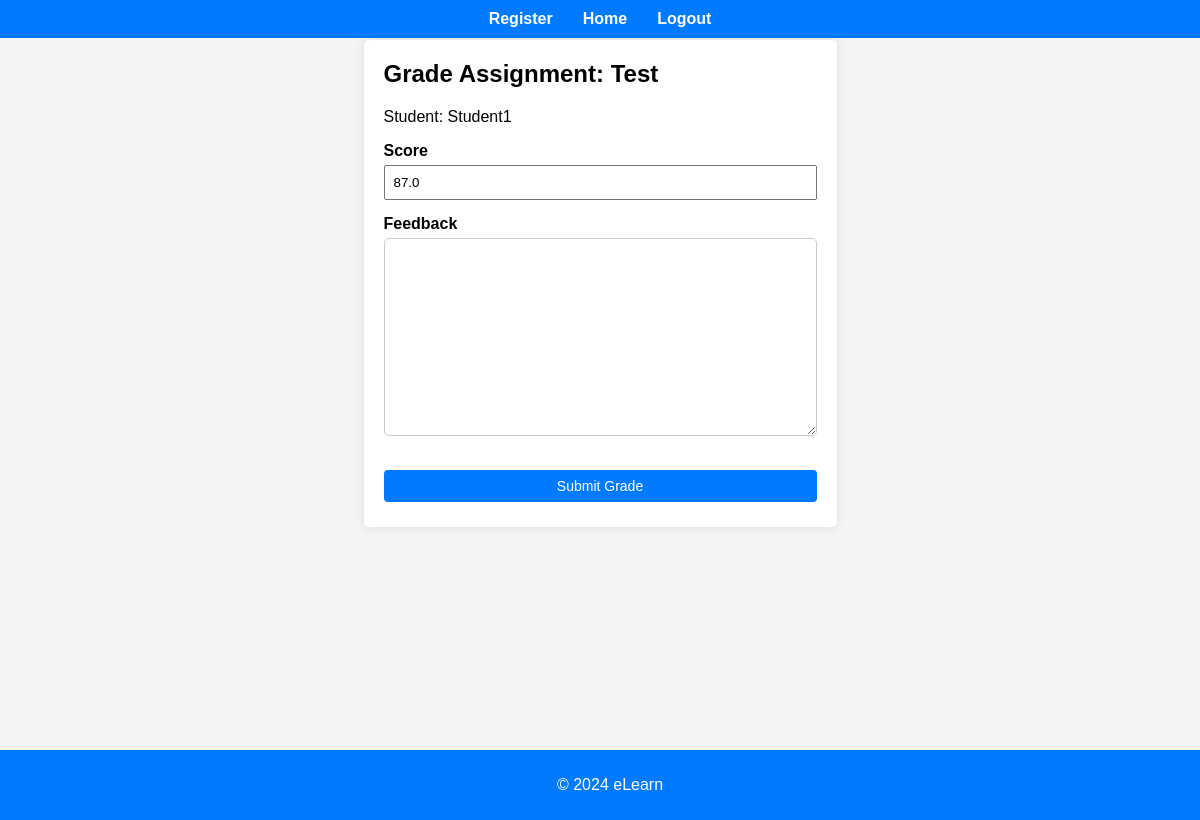
The page /assignments/submission/5/grade/ (signed in) on the database its author committed.
### assignments/models.py (models this page shows, shortened)
class Submission(models.Model):
    assignment = models.ForeignKey(Assignment, on_delete=models.CASCADE, related_name='submissions')
    student = models.ForeignKey(User, on_delete=models.CASCADE, related_name='submissions')
    content = models.TextField()
    submitted_at = models.DateTimeField(auto_now_add=True)

class Assignment(models.Model):
    title = models.CharField(max_length=100)
    description = models.TextField()
    due_date = models.DateField()
    course = models.ForeignKey(Course, on_delete=models.CASCADE, related_name='assignments')
    total_marks = models.FloatField(default=100)

class Grade(models.Model):
    submission = models.OneToOneField(Submission, on_delete=models.CASCADE, related_name='grade')
    score = models.FloatField()
    feedback = models.TextField(null=True, blank=True)

### core/models.py (models this page shows, shortened)
class User(AbstractUser):
    USER_TYPE_CHOICES = (
        ('student', 'Student'),
        ('teacher', 'Teacher'),
    )
    is_student = models.BooleanField(default=False)
    is_teacher = models.BooleanField(default=False)
    profile_picture = models.ImageField(upload_to='profile_pictures/', null=True, blank=True)
    bio = models.TextField(null=True, blank=True)
    phone_number = models.CharField(max_length=15, null=True, blank=True)
    address = models.CharField(max_length=255, null=True, blank=True)
    date_of_birth = models.DateField(null=True, blank=True)
    user_type = models.CharField(max_length=20, choices=USER_TYPE_CHOICES, default='student')
    USERNAME_FIELD = 'username'
    groups = models.ManyToManyField(
        Group,
        related_name='custom_user_groups',  # Add related_name to avoid clash
        blank=True,
        help_text='The groups this user belongs to. A user will get all permissions granted to each of their groups.',
        verbose_name='groups',
    )
    user_permissions = models.ManyToManyField(
        Permission,
        related_name='custom_user_permissions',  # Add related_name to avoid clash
        blank=True,
        help_text='Specific permissions for this user.',
        verbose_name='user permissions',
    )

### assignments/views.py (the view, shortened to what this page needs)
# urls.py: path('submission/<int:pk>/grade/', GradeAssignmentView.as_view(), name='assignment_grade'),
@method_decorator(login_required, name='dispatch')
class GradeAssignmentView(View):
    def get(self, request, pk):
        submission = get_object_or_404(Submission, pk=pk)
        assignment = submission.assignment
        if assignment.course.teacher != request.user:
            return HttpResponseForbidden("You are not allowed to grade this assignment.")
        try:
            grade = submission.grade
            form = GradeForm(instance=grade)
        except Grade.DoesNotExist:
            form = GradeForm()
        return render(request, 'assignments/grade_form.html', {'form': form, 'submission': submission})

### assignments/forms.py
class GradeForm(forms.ModelForm):
    class Meta:
        model = Grade
        fields = ['score', 'feedback']

### templates/assignments/grade_form.html (shortened to what this page needs)
{% extends "core/base.html" %}
{% block content %}
<div class="assignment-container">
    <h2>Grade Assignment: {{ submission.assignment.title }}</h2>
    <p>Student: {{ submission.student.username }}</p>
    <form method="post">
        <div class="form-group">
            <label for="id_score">Score</label>
            {{ form.score }}
        </div>
        <div class="form-group">
            <label for="id_feedback">Feedback</label>
            {{ form.feedback }}
        </div>
        <button type="submit" class="btn">Submit Grade</button>
    </form>
</div>
{% endblock %}

### static/css/main.css (style rules this page uses)
body { font-family: Arial, sans-serif; background-color: #f4f4f4; margin: 0; padding: 0; display: flex; flex-direction: column; min-height: 100vh; padding-top: 20px; }
.btn { margin-top: 50px; z-index: 4; }

### static/css/assignments.css (style rules this page uses)
.course-container, .assignment-container { background-color: #fff; padding: 20px; border-radius: 5px; box-shadow: 0 0 10px rgba(0, 0, 0, 0.1); margin: 20px auto; max-width: 800px; }
.course-container h2, .assignment-container h2 { margin-top: 0; }
.course-container a.btn, .assignment-container a.btn, .assignment-container form button { display: inline-block; padding: 8px 16px; font-size: 14px; color: #fff; background-color: #007BFF; border: none; border-radius: 4px; text-decoration: none; transition: background-color 0.3s; margin: 5px 0; }
form { display: flex; flex-direction: column; }
form .form-group { margin-bottom: 15px; }
form label { font-weight: bold; margin-bottom: 5px; }
form input[type="text"], form textarea, form select { padding: 10px; font-size: 16px; border: 1px solid #ccc; border-radius: 5px; width: 100%; box-sizing: border-box; margin-bottom: 10px; }
form button { align-self: flex-start; }

### static/css/grades.css (style rules this page uses)
.form-group { margin-bottom: 15px; }
.form-group label { display: block; margin-bottom: 5px; font-weight: bold; }
.form-group input, .form-group textarea { width: 100%; padding: 8px; box-sizing: border-box; }
button { display: block; width: 100%; padding: 10px; background-color: #007BFF; color: white; border: none; border-radius: 5px; font-size: 16px; cursor: pointer; }

### rows shown on the page
Submission: assignment "Test", student.username "Student1"
Grade: score "87.0"
